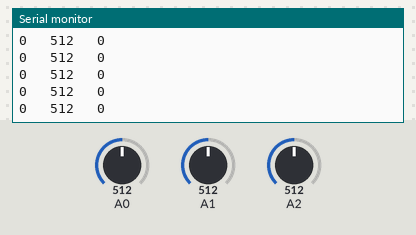
The sketch below on a simulated Arduino Uno, built with avr-gcc and run on an emulated ATmega328P. Parts: the last lines printed to the serial monitor. The inputs (shaded band) are chosen by the test bench; at power-on: A0 = 512, A1 = 512, A2 = 512.

Above: at 1.2 s.
1.3 s: A0 set to 587
2.8 s: A0 set to 618
At 3.3 s:
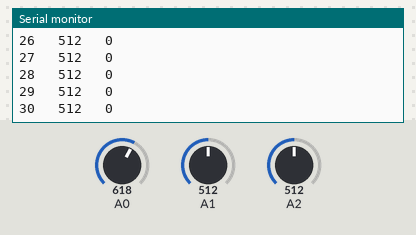
5.8 s: A1 set to 582
At 6.4 s:
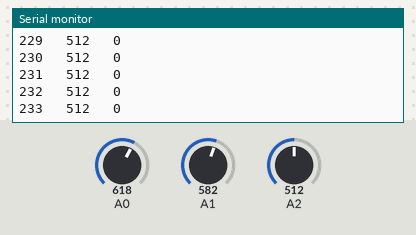
8.8 s: A1 set to 614
At 9.7 s:
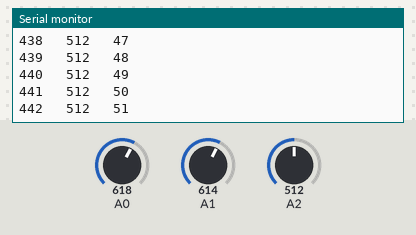
11.8 s: A2 set to 111
At 12.4 s:
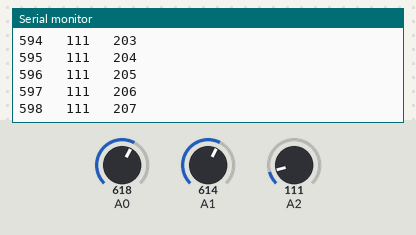
13.3 s: A2 set to 95
At 14.1 s:
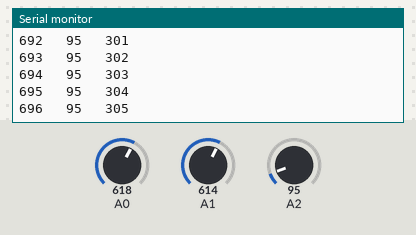
Timing chart, 0 to 16.3 s (numbered marks = the images above; inputs shaded):
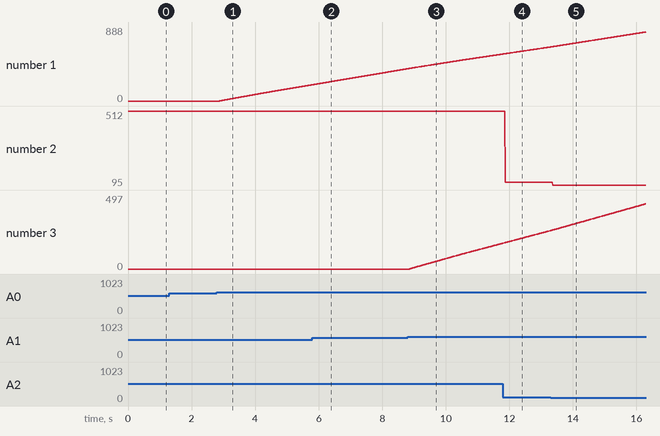

Measured:
- after the input at 2.8 s, the serial monitor: prints a new line after 0.08 s (image 1)
- plotted number 1: 0 → 195 after the input at 2.8 s

The sketch:

Joystick_Controller.ino
```cpp
int x = 0;
int y = 0;

#define HT 600
#define LT 400

void setup() {
  Serial.begin(9600);
  pinMode(A0,INPUT);
  pinMode(A1,INPUT);
  pinMode(A2,INPUT);
}

void loop() {
  // put your main code here, to run repeatedly:
  x = incdec(analogRead(A0),x);
  y = incdec(analogRead(A1),y);

  if (analogRead(A2)==0 && analogRead(A1) > LT && analogRead(A0)>LT){
    x=0;
    y=0;
  }

  Serial.print(x);
  Serial.print("   ");
  Serial.print(analogRead(A2));
  Serial.print("   ");
  Serial.println(y);
}

int incdec(double a, int b){
  if(a > HT)
    b++;
  else if(a < LT)
    b--;
  return b;
}
```
